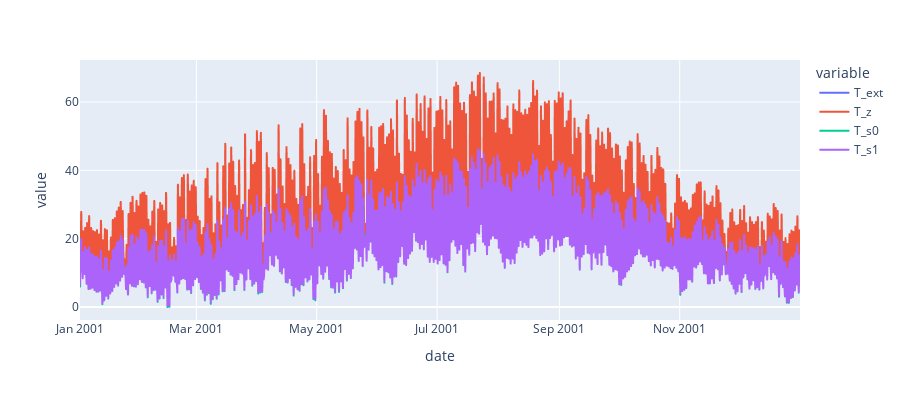

Notebook code for this chart:
### Code cell
import plotly.express as px

fig = px.line(df_graph,x='date',y=['T_ext','T_z','T_s0','T_s1'],height=400)
fig.show()

### Figure 1 — Plotly figure (JSON) as saved in the notebook; plotly's stock layout.template omitted (floating-point values rounded to 4 significant figures; data arrays with more than 128 entries replaced by an {"elided": "..."} marker saying what was removed)
{"data": [{"hovertemplate": "variable=T_ext<br>date=%{x}<br>value=%{y}<extra></extra>", "legendgroup": "T_ext", "line": {"color": "#636efa", "dash": "solid"}, "marker": {"symbol": "circle"}, "mode": "lines", "name": "T_ext", "showlegend": true, "type": "scattergl", "x": {"elided": "8760 str values"}, "xaxis": "x", "y": {"elided": "8760 float values"}, "yaxis": "y"}, {"hovertemplate": "variable=T_z<br>date=%{x}<br>value=%{y}<extra></extra>", "legendgroup": "T_z", "line": {"color": "#EF553B", "dash": "solid"}, "marker": {"symbol": "circle"}, "mode": "lines", "name": "T_z", "showlegend": true, "type": "scattergl", "x": {"elided": "8760 str values"}, "xaxis": "x", "y": {"elided": "8760 float values"}, "yaxis": "y"}, {"hovertemplate": "variable=T_s0<br>date=%{x}<br>value=%{y}<extra></extra>", "legendgroup": "T_s0", "line": {"color": "#00cc96", "dash": "solid"}, "marker": {"symbol": "circle"}, "mode": "lines", "name": "T_s0", "showlegend": true, "type": "scattergl", "x": {"elided": "8760 str values"}, "xaxis": "x", "y": {"elided": "8760 float values"}, "yaxis": "y"}, {"hovertemplate": "variable=T_s1<br>date=%{x}<br>value=%{y}<extra></extra>", "legendgroup": "T_s1", "line": {"color": "#ab63fa", "dash": "solid"}, "marker": {"symbol": "circle"}, "mode": "lines", "name": "T_s1", "showlegend": true, "type": "scattergl", "x": {"elided": "8760 str values"}, "xaxis": "x", "y": {"elided": "8760 float values"}, "yaxis": "y"}], "layout": {"height": 400, "legend": {"title": {"text": "variable"}, "tracegroupgap": 0}, "margin": {"t": 60}, "xaxis": {"anchor": "y", "domain": [0, 1], "title": {"text": "date"}}, "yaxis": {"anchor": "x", "domain": [0, 1], "title": {"text": "value"}}}}
